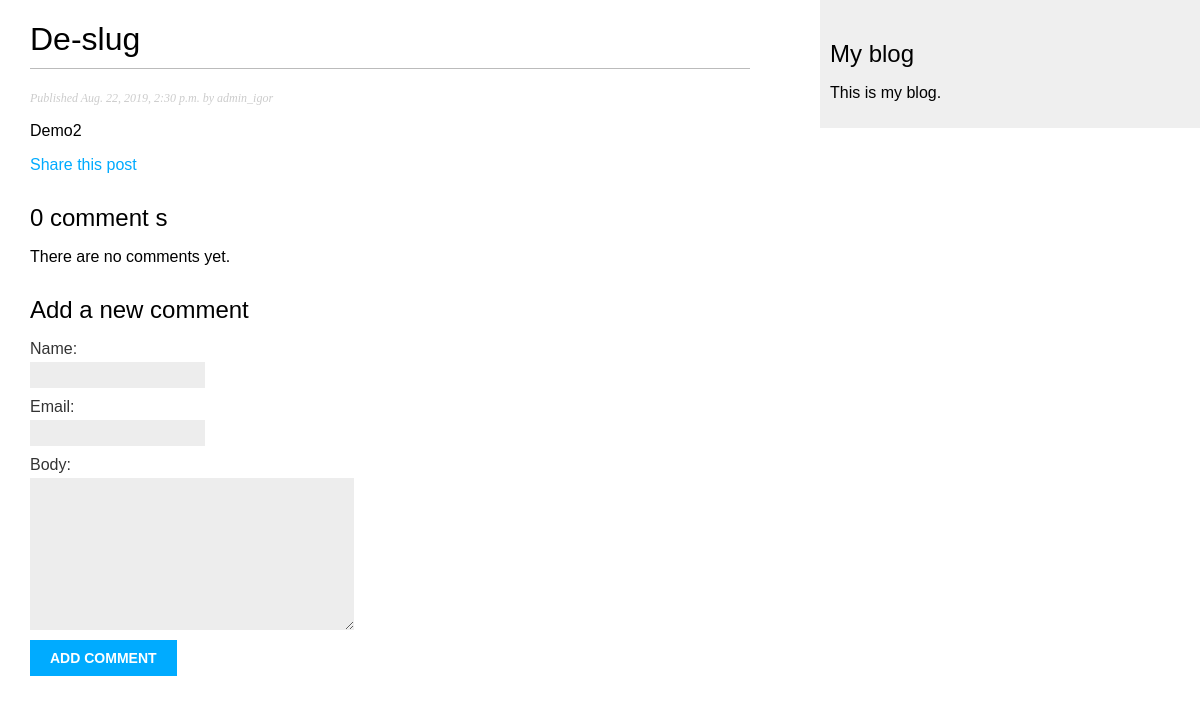
Before: /blog/2019/8/22/de-slug/ with the older database file.
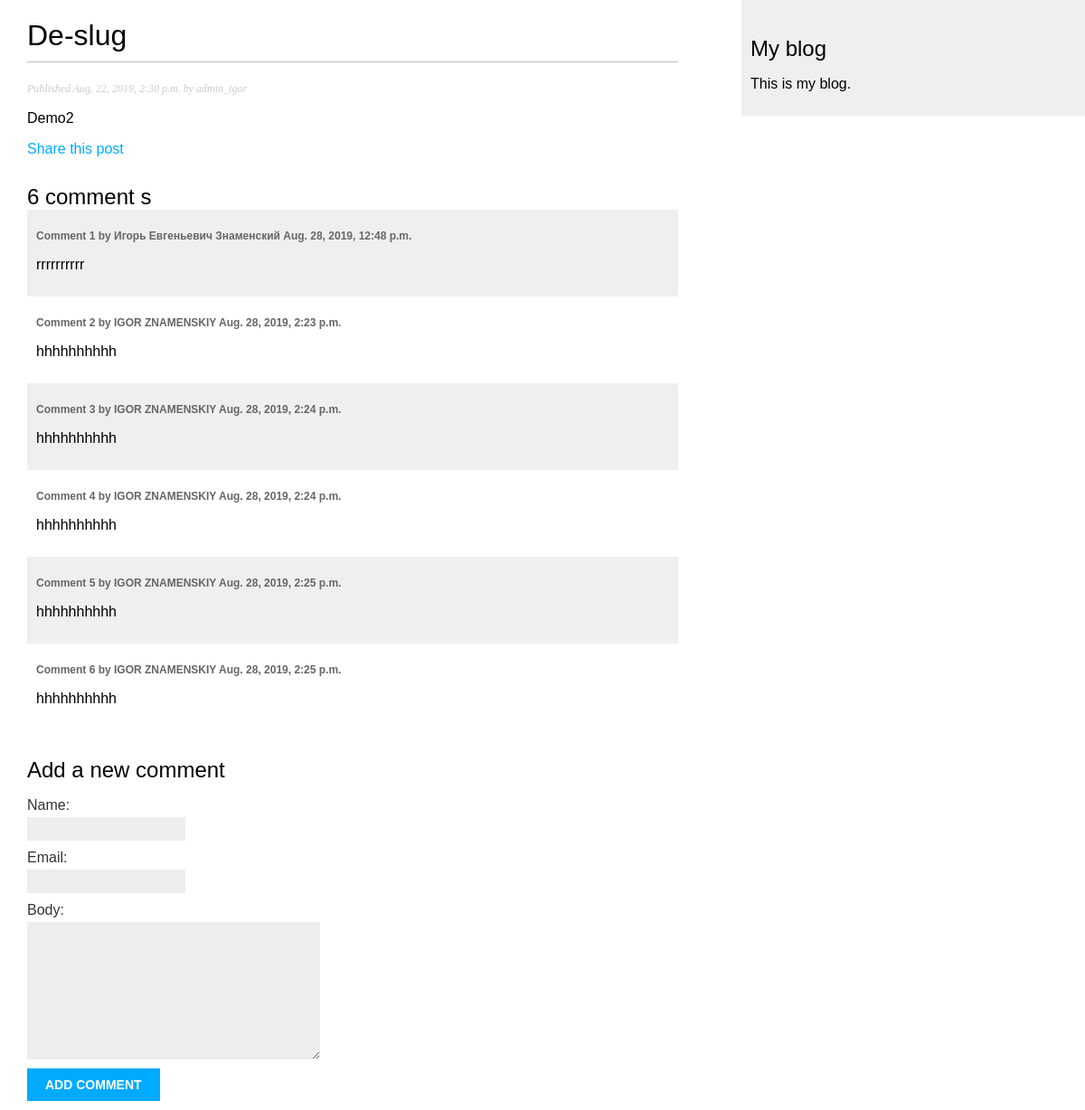
After: the same page with the newer database file.
### blog/models.py (models this page shows, shortened)
class Comment(models.Model):
    post = models.ForeignKey(Post, on_delete=models.CASCADE, related_name='comments')
    name = models.CharField(max_length=80)
    email = models.EmailField()
    body = models.TextField()
    created = models.DateTimeField(auto_now_add=True)
    updated = models.DateTimeField(auto_now=True)
    active = models.BooleanField(default=True)
    class Meta:
        ordering = ('created',)

### blog/views.py (the view)
# urls.py: path('<int:year>/<int:month>/<int:day>/<slug:post>/', views.post_detail, name='post_detail'),
def post_detail(request, year, month, day, post):
    post = get_object_or_404(
        Post,
        slug=post,
        status='published',
        publish__year=year,
        publish__month=month,
        publish__day=day
    )
    comments = post.comments.filter(active=True)
    new_comment = None
    if request.method == 'POST':
        comment_form = CommentForm(data=request.POST)
        if comment_form.is_valid():
            new_comment = comment_form.save(commit=False)
            new_comment.post = post
            new_comment.save()
    else:
        comment_form = CommentForm()
    return render(request, 'blog/post/detail.html', {'post': post,
                                                     'comments': comments,
                                                     'new_comment': new_comment,
                                                     'comment_form': comment_form})

### blog/forms.py
class CommentForm(forms.ModelForm):
    class Meta:
        model = Comment
        fields = ('name', 'email', 'body')

### templates/blog/post/detail.html (shortened to what this page needs)
{% extends "blog/base.html" %}
{% block content %}
    <h1>{{ post.title }}</h1>
    <p class="date">Published {{ post.publish }} by {{ post.author }}</p>
    {{ post.body|linebreaks }}
    <p>
        <a href="{% url "blog:post_share"  post.id %}">Share this post</a>
    </p>
    {% with comments.count as total_comments %}
    <h2>{{ total_comments }} comment {{ total_comments | pluralize }}</h2>
    {% endwith %}
    {% for comment in comments %}
        <div class="comment">
            <p class="info">
                Comment {{ forloop.counter }} by {{ comment.name }}
                {{ comment.created }}
            </p>
            {{ comment.body | linebreaks}}
        </div>
    {% empty %}
        <p>There are no comments yet.</p>
    {% endfor %}
    {% if new_comment %}
        <h2>Your comment has been added.</h2>
    {% else %}
        <h2>Add a new comment</h2>
        <form action="." method="POST">
            {{ comment_form.as_p }}
            <p><input type="submit" value="Add comment"></p>
        </form>
    {% endif %}
{% endblock %}

Changed rows visible on the page:
added Comment: name "Игорь Евгеньевич Знаменский", created "Aug. 28, 2019, 12:48 p.m.", body "rrrrrrrrrr"
added Comment: name "IGOR ZNAMENSKIY", created "Aug. 28, 2019, 2:23 p.m.", body "hhhhhhhhhh"
added Comment: name "IGOR ZNAMENSKIY", created "Aug. 28, 2019, 2:24 p.m.", body "hhhhhhhhhh"
added Comment: name "IGOR ZNAMENSKIY", created "Aug. 28, 2019, 2:24 p.m.", body "hhhhhhhhhh"
added Comment: name "IGOR ZNAMENSKIY", created "Aug. 28, 2019, 2:25 p.m.", body "hhhhhhhhhh"
added Comment: name "IGOR ZNAMENSKIY", created "Aug. 28, 2019, 2:25 p.m.", body "hhhhhhhhhh"
Other visible differences:
{{ total_comments }}: "0" → "6"
text no longer shown: "There are no comments yet."
